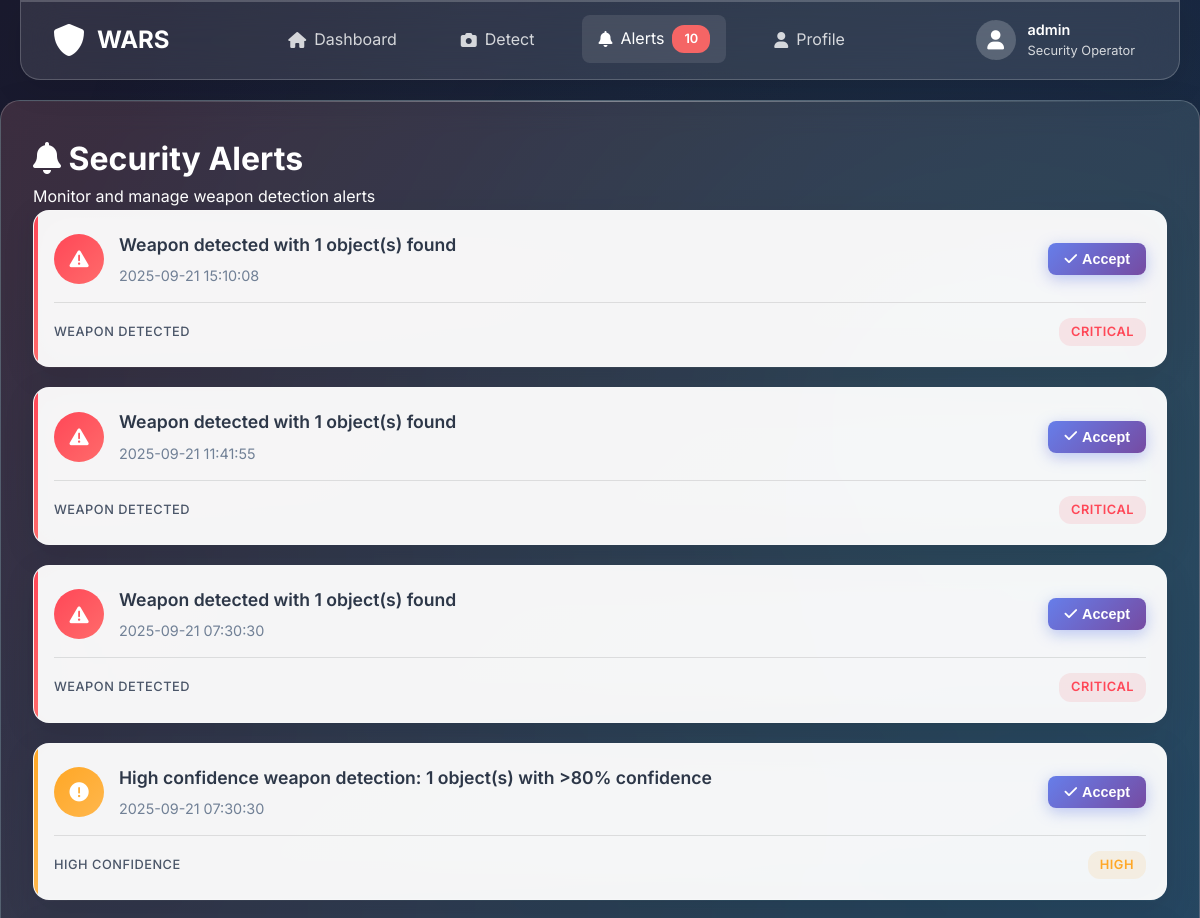
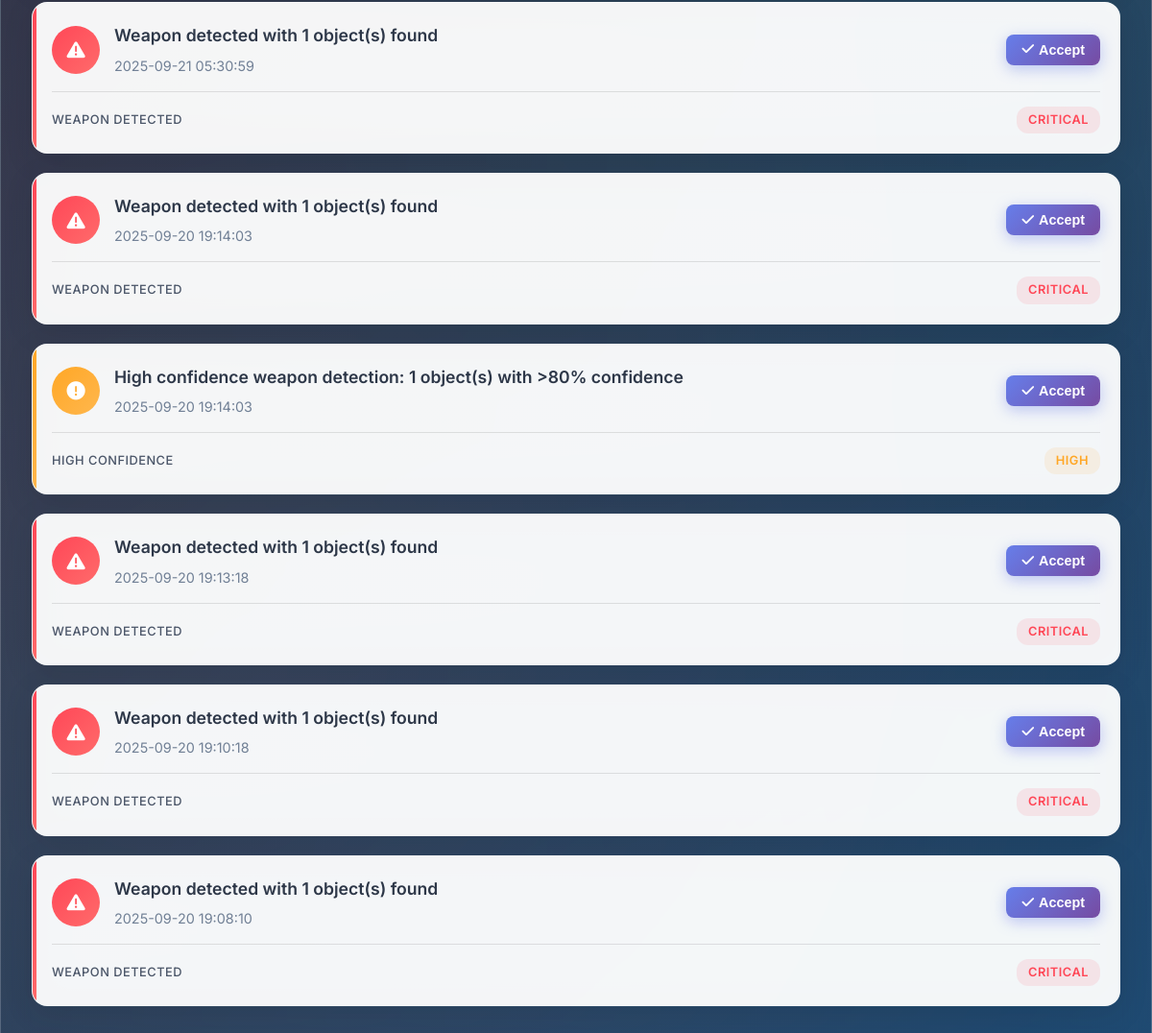
The app's page /alerts (signed in), older data (2 pictures, top to bottom).
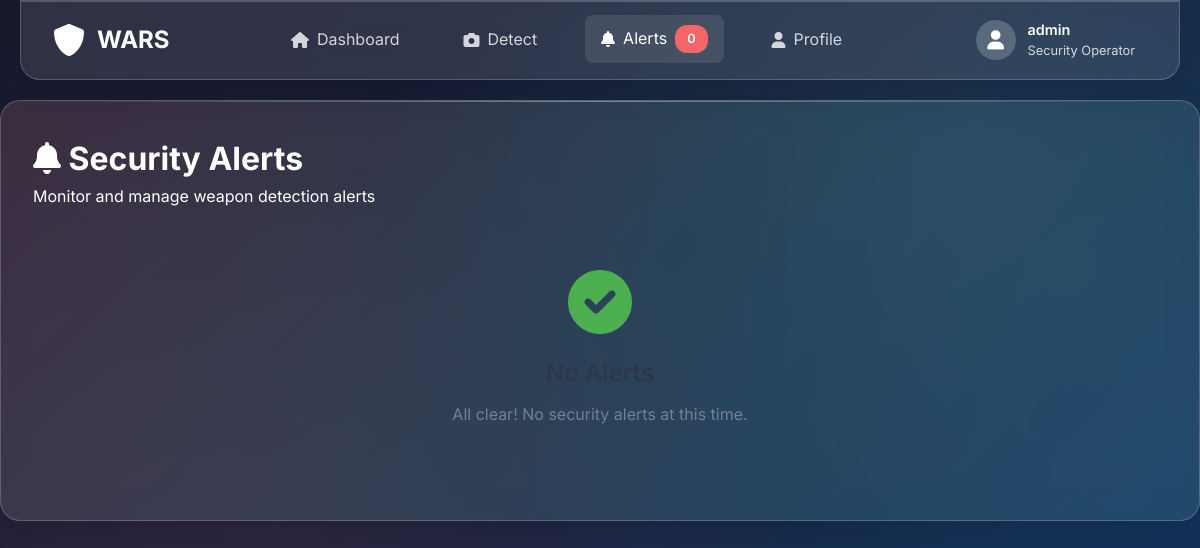
The same page, newer data.
### app.py (models this page shows)
class Alert(db.Model):
    id = db.Column(db.Integer, primary_key=True)
    detection_id = db.Column(db.Integer, db.ForeignKey('detection.id'), nullable=False)
    alert_type = db.Column(db.String(50), nullable=False)  # 'weapon_detected', 'high_confidence', etc.
    message = db.Column(db.Text, nullable=False)
    timestamp = db.Column(db.DateTime, default=datetime.utcnow)
    acknowledged = db.Column(db.Boolean, default=False)

### app.py (the view)
@app.route('/alerts')
def alerts():
    if 'user_id' not in session:
        return redirect(url_for('login'))
    alerts = Alert.query.join(Detection).filter(Detection.user_id == session['user_id']).order_by(Alert.timestamp.desc()).all()
    return render_template('alerts.html', alerts=alerts)

### templates/alerts.html (shortened to what this page needs)
<!DOCTYPE html>
<html lang="en">
<head>
    <link rel="stylesheet" href="{{ url_for('static', filename='dashboard.css') }}">
    <link href="https://cdnjs.cloudflare.com/ajax/libs/font-awesome/6.0.0/css/all.min.css" rel="stylesheet">
</head>
<body>
    <nav class="navbar">
        <div class="nav-brand">
            <i class="fas fa-shield-alt"></i>
            <span>WARS</span>
        </div>
        <div class="nav-menu">
            <a href="{{ url_for('dashboard') }}" class="nav-link">
                <i class="fas fa-home"></i>
                <span>Dashboard</span>
            </a>
            <a href="#" class="nav-link" onclick="openDetectionModal()">
                <i class="fas fa-camera"></i>
                <span>Detect</span>
            </a>
            <a href="{{ url_for('alerts') }}" class="nav-link active">
                <i class="fas fa-bell"></i>
                <span>Alerts</span>
                <span class="badge" id="alertBadge">{{ alerts|length if alerts else 0 }}</span>
            </a>
            <a href="{{ url_for('profile') }}" class="nav-link">
                <i class="fas fa-user"></i>
                <span>Profile</span>
            </a>
        </div>
        <div class="nav-user">
            <div class="user-menu">
                <div class="user-avatar">
                    <i class="fas fa-user"></i>
                </div>
                <div class="user-info">
                    <span class="username">{{ session.username }}</span>
                    <span class="user-role">Security Operator</span>
                </div>
            </div>
        </div>
    </nav>
    <main class="main-content">
        <div class="page-header">
            <h1><i class="fas fa-bell"></i> Security Alerts</h1>
            <p>Monitor and manage weapon detection alerts</p>
        </div>
        <div class="alerts-container">
            {% if alerts %}
                {% for alert in alerts %}
                <div class="alert-card {{ 'critical' if alert.alert_type == 'weapon_detected' else 'warning' }}" id="alert-{{ alert.id }}">
                    <div class="alert-header">
                        <div class="alert-icon">
                            <i class="fas fa-{{ 'exclamation-triangle' if alert.alert_type == 'weapon_detected' else 'exclamation-circle' }}"></i>
                        </div>
                        <div class="alert-info">
                            <h3>{{ alert.message }}</h3>
                            <p class="alert-time">{{ alert.timestamp.strftime('%Y-%m-%d %H:%M:%S') }}</p>
                        </div>
                        <div class="alert-actions">
                            <button class="btn btn-sm btn-primary acknowledge-btn" onclick="acknowledgeAlert({{ alert.id }})" id="ack-btn-{{ alert.id }}">
                                <i class="fas fa-check"></i>
                                Accept
                            </button>
                        </div>
                    </div>
                    <div class="alert-details">
                        <div class="alert-meta">
                            <span class="alert-type">{{ alert.alert_type.replace('_', ' ').title() }}</span>
                            <span class="alert-severity {{ 'critical' if alert.alert_type == 'weapon_detected' else 'high' }}">
                                {{ 'Critical' if alert.alert_type == 'weapon_detected' else 'High' }}
                            </span>
                        </div>
                    </div>
                </div>
                {% endfor %}
            {% else %}
                <div class="no-alerts">
                    <i class="fas fa-check-circle"></i>
                    <h3>No Alerts</h3>
                    <p>All clear! No security alerts at this time.</p>
                </div>
            {% endif %}
        </div>
    </main>
</body>
</html>

Row changes from the older to the newer data that the page shows:
removed Alert: message "Weapon detected with 1 object(s) found", timestamp "2025-09-21 15:10:08", alert_type.replace "WEAPON DETECTED", alert_type "CRITICAL"
removed Alert: message "Weapon detected with 1 object(s) found", timestamp "2025-09-21 11:41:55", alert_type.replace "WEAPON DETECTED", alert_type "CRITICAL"
removed Alert: message "Weapon detected with 1 object(s) found", timestamp "2025-09-21 07:30:30", alert_type.replace "WEAPON DETECTED", alert_type "CRITICAL"
removed Alert: message "High confidence weapon detection: 1 object(s) with >80% confidence", timestamp "2025-09-21 07:30:30", alert_type.replace "HIGH CONFIDENCE", alert_type "HIGH"
removed Alert: message "Weapon detected with 1 object(s) found", timestamp "2025-09-21 05:30:59", alert_type.replace "WEAPON DETECTED", alert_type "CRITICAL"
removed Alert: message "Weapon detected with 1 object(s) found", timestamp "2025-09-20 19:14:03", alert_type.replace "WEAPON DETECTED", alert_type "CRITICAL"
removed Alert: message "High confidence weapon detection: 1 object(s) with >80% confidence", timestamp "2025-09-20 19:14:03", alert_type.replace "HIGH CONFIDENCE", alert_type "HIGH"
removed Alert: message "Weapon detected with 1 object(s) found", timestamp "2025-09-20 19:13:18", alert_type.replace "WEAPON DETECTED", alert_type "CRITICAL"
removed Alert: message "Weapon detected with 1 object(s) found", timestamp "2025-09-20 19:10:18", alert_type.replace "WEAPON DETECTED", alert_type "CRITICAL"
removed Alert: message "Weapon detected with 1 object(s) found", timestamp "2025-09-20 19:08:10", alert_type.replace "WEAPON DETECTED", alert_type "CRITICAL"
Text that changed along with them:
{{ alerts|length if alerts else 0 }}: "10" → "0"
text now shown: "All clear! No security alerts at this time."
